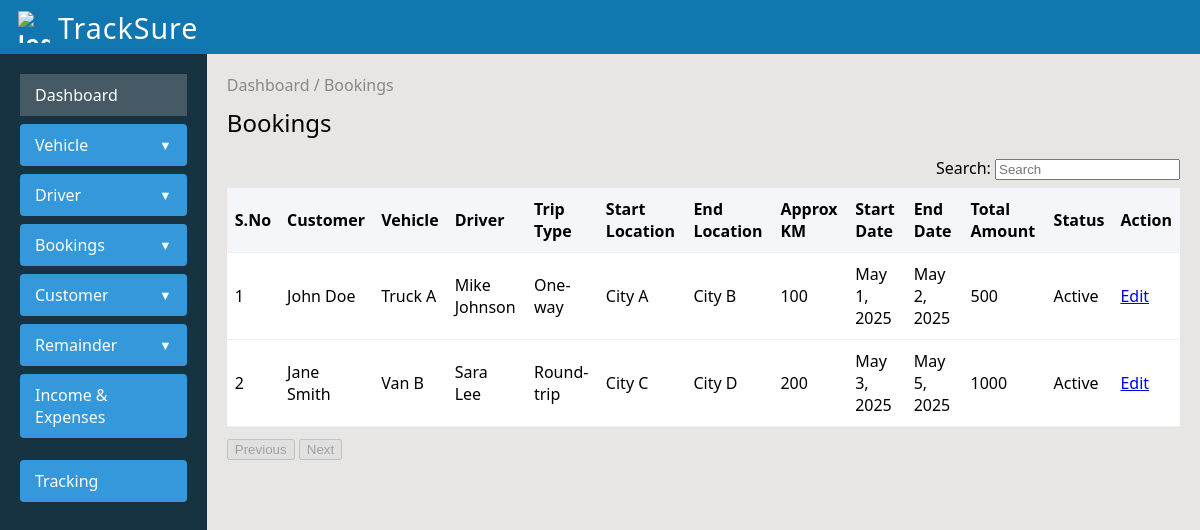
Screenshot of /fleet/bookings/ with the database file from the repository.
### app/models.py (models this page shows, shortened)
class Bookings(models.Model):
    BookId = models.AutoField(primary_key=True)
    CusID = models.ForeignKey(Customer, on_delete=models.CASCADE)
    VehicleID = models.ForeignKey(Vehicle, on_delete=models.CASCADE)
    DriverID = models.ForeignKey(Driver, on_delete=models.CASCADE)
    TripType = models.CharField(max_length=255)
    StartLocation = models.CharField(max_length=255)
    EndLocation = models.CharField(max_length=255)
    ApproxKM = models.IntegerField()
    StartDate = models.DateField()
    EndDate = models.DateField()
    TotalAmount = models.IntegerField()
    STATUS_CHOICES = [
        ('Active', 'Active'),
        ('Inactive', 'Inactive'),
    ]
    Status = models.CharField(max_length=8, choices=STATUS_CHOICES)

class Customer(models.Model):
    CusID = models.AutoField(primary_key=True)
    CusName = models.CharField(max_length=50)
    MobileNo = models.IntegerField()
    Email = models.CharField(max_length=50)
    Address = models.CharField(max_length=255)

class Vehicle(models.Model):
    VehicleID = models.AutoField(primary_key=True)
    VehicleRegNo = models.IntegerField(unique=True)
    Name = models.CharField(max_length=100)
    Type = models.CharField(max_length=100)
    RegistrationExpDate = models.DateField()
    VehicleGroup = models.CharField(max_length=255)
    VehicleColour = models.CharField(max_length=50)
    apiUrl = models.URLField(max_length=200, blank=True, null=True)
    apiUsername = models.CharField(max_length=100, blank=True, null=True)
    apiPassword = models.CharField(max_length=100, blank=True, null=True)

class Driver(models.Model):
    DriverID = models.AutoField(primary_key=True)
    Name = models.CharField(max_length=255)
    MobileNo = models.IntegerField()
    LicenseNo = models.CharField(max_length=255)
    LicenseExpDate = models.DateField()
    DateOfJoining = models.DateField()
    TotalExperience = models.IntegerField()
    Address = models.CharField(max_length=255)
    Age = models.IntegerField(blank=True, null=True)
    ReferenceNotes = models.CharField(max_length=255, blank=True, null=True)
    STATUS_CHOICES = [
        ('Active', 'Active'),
        ('Inactive', 'Inactive'),
    ]
    Status = models.CharField(max_length=8, choices=STATUS_CHOICES)

### fleet/views.py (the view)
# urls.py: path("bookings/",views.bookings,name="bookings"),
def bookings(request):
    bookings = Bookings.objects.all()
    return render(request,"bookings.html", {'bookings': bookings})

### app/templates/bookings.html (shortened to what this page needs)
{% extends 'base.html'%}
{% load static %}
{% block content %}
<link rel="stylesheet" href="{% static 'bookings.css' %}">
<div class="main-content">
    <div class="breadcrumb">Dashboard / Bookings</div>
    <h2>Bookings</h2>
    <div class="table-container">
        <div class="table-header">
            <div class="search-box">
                <label>Search: <input type="text" placeholder="Search"></label>
            </div>
        </div>
        <table>
            <thead>
                <tr>
                    <th>S.No</th>
                    <th>Customer</th>
                    <th>Vehicle</th>
                    <th>Driver</th>
                    <th>Trip Type</th>
                    <th>Start Location</th>
                    <th>End Location</th>
                    <th>Approx KM</th>
                    <th>Start Date</th>
                    <th>End Date</th>
                    <th>Total Amount</th>
                    <th>Status</th>
                    <th>Action</th>
                </tr>
            </thead>
            <tbody>
                {% if bookings %}
                    {% for booking in bookings %}
                    <tr>
                        <td>{{ forloop.counter }}</td>
                        <td>{{ booking.CusID.CusName }}</td>
                        <td>{{ booking.VehicleID.Name }}</td>
                        <td>{{ booking.DriverID.Name }}</td>
                        <td>{{ booking.TripType }}</td>
                        <td>{{ booking.StartLocation }}</td>
                        <td>{{ booking.EndLocation }}</td>
                        <td>{{ booking.ApproxKM }}</td>
                        <td>{{ booking.StartDate }}</td>
                        <td>{{ booking.EndDate }}</td>
                        <td>{{ booking.TotalAmount }}</td>
                        <td>{{ booking.Status }}</td>
                        <td><a href="#">Edit</a></td>
                    </tr>
                    {% endfor %}
                {% else %}
                    <tr>
                        <td colspan="13" class="no-data">No data available in table</td>
                    </tr>
                {% endif %}
            </tbody>
        </table>
        <div class="table-footer">
            <button disabled>Previous</button>
            <button disabled>Next</button>
        </div>
    </div>
</div>
{% endblock %}

### app/templates/base.html (shortened to what this page needs)
{%load  static %}
<!DOCTYPE html>
<html lang="en">
<head>
    <link rel="stylesheet" href="{% static 'styles.css' %}">
</head>
<body>
    <div class="topbar">
    <div class="logo-section">
      <img src="https://img.icons8.com/ios-filled/40/ffffff/bus.png" alt="logo" class="logo-img">
      <span class="logo-text">TrackSure</span>
    </div>
  </div>
    <div class="dashboard-container">
        <aside class="left-panel">
            <nav class="main-nav">
                <ul>
                    <li class="nav-item active"><a href="{% url 'index' %}">Dashboard</a></li>
                    <li class="nav-item dropdown">
                        <a href="{% url 'basicinfo' %}" class="dropdown-toggle">Vehicle <span class="arrow">&#x25BC;</span></a>
                    </li>
                    <li class="nav-item dropdown">
                        <a href="{% url 'driverinfo' %}" class="dropdown-toggle">Driver <span class="arrow">&#x25BC;</span></a>
                    </li>
                    <li class="nav-item dropdown">
                <a href="{% url 'bookings' %}" class="dropdown-toggle">Bookings <span class="arrow">&#x25BC;</span></a>
                    </li>
                <li class="nav-item dropdown">
                    <a href="{% url 'cusinfo' %}" class="dropdown-toggle">Customer <span class="arrow">&#x25BC;</span></a>
                </li>
                <li class="nav-item dropdown">
                <a href="{% url 'remainder' %}" class="dropdown-toggle">Remainder <span class="arrow">&#x25BC;</span></a>
                </li>
                <li class="nav-item dropdown">
                <a href="{% url 'inex' %}" >Income & Expenses </a>
                <br><a href="{% url 'map' %}" >Tracking </a>
            </ul>
            </nav>
        </aside>
        {% block content %}
        {% endblock %}
    </div>
    </body>
</html>

### app/static/styles.css (style rules this page uses)
.topbar { background: #1976d2; color: #fff; padding: 12px 24px; font-size: 22px; font-weight: bold; letter-spacing: 1px; }
.dashboard-container { display: flex; min-height: 100vh; }
.left-panel { background-color: #173341; width: 220px; padding: 20px; display: flex; flex-direction: column; }
.logo-text { font-size: 1.5em; font-weight: bold; color: #fff; }
.main-nav ul { list-style: none; padding: 0; margin: 0; }
.main-nav .nav-item { margin-bottom: 8px; border-radius: 4px; position: relative; }
.main-nav .nav-item a { display: block; padding: 10px 15px; text-decoration: none; color: #fff; transition: background-color 0.3s ease; }
.main-nav .nav-item.active a, .main-nav .nav-item a:hover { background-color: #455a64; }
.main-content { flex-grow: 1; padding: 20px; }
.main-nav .nav-item.dropdown > a { display: flex; align-items: center; justify-content: space-between; padding: 10px 15px; color: #fff; background-color: #3498db; text-decoration: none; cursor: pointer; border-radius: 4px; transition: background-color 0.3s ease; }
.main-nav .nav-item.dropdown > a .arrow { margin-left: 8px; font-size: 0.8em; transition: transform 0.3s ease; }

### app/static/bookings.css (style rules this page uses)
body { margin: 0; font-family: 'Segoe UI', Arial, sans-serif; background: #f4faf9; }
.topbar { background: #1177b0; color: #fff; height: 54px; display: flex; align-items: center; justify-content: space-between; padding: 0 18px; }
.logo-section { display: flex; align-items: center; }
.logo-img { width: 32px; height: 32px; margin-right: 8px; }
.logo-text { font-size: 1.3em; font-weight: 500; }
.breadcrumb { color: #888; font-size: 1em; margin-bottom: 10px; }
h2 { margin-top: 0; font-weight: 500; margin-bottom: 18px; }
.table-header { display: flex; justify-content: space-between; align-items: center; margin-bottom: 8px; }
table { width: 100%; border-collapse: collapse; margin-bottom: 10px; background: #fff; }
th, td { padding: 10px 8px; text-align: left; border-bottom: 1px solid #eee; }
th { background: #f4f6f9; font-weight: 600; }

### app/templates/base.html (style rules this page uses)
body, .dashboard-container { background-color: #e7e6e4; }

### rows the page displays
Bookings: CusID.CusName "John Doe", VehicleID.Name "Truck A", DriverID.Name "Mike Johnson", TripType "One-way", StartLocation "City A", EndLocation "City B", ApproxKM "100", StartDate "May 1, 2025", EndDate "May 2, 2025", TotalAmount "500", Status "Active"
Bookings: CusID.CusName "Jane Smith", VehicleID.Name "Van B", DriverID.Name "Sara Lee", TripType "Round-trip", StartLocation "City C", EndLocation "City D", ApproxKM "200", StartDate "May 3, 2025", EndDate "May 5, 2025", TotalAmount "1000", Status "Active"
